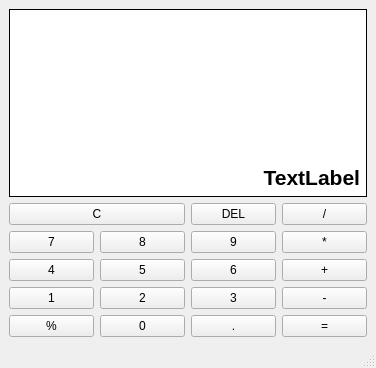
<?xml version="1.0" encoding="UTF-8"?>
<ui version="4.0">
 <class>MainWindow</class>
 <widget class="QMainWindow" name="MainWindow">
  <property name="geometry">
   <rect>
    <x>0</x>
    <y>0</y>
    <width>376</width>
    <height>368</height>
   </rect>
  </property>
  <property name="windowTitle">
   <string>MainWindow</string>
  </property>
  <widget class="QWidget" name="centralwidget">
   <layout class="QGridLayout" name="gridLayout_2">
    <item row="2" column="0">
     <widget class="QPushButton" name="pushButton_2">
      <property name="text">
       <string>7</string>
      </property>
     </widget>
    </item>
    <item row="2" column="1">
     <widget class="QPushButton" name="pushButton_3">
      <property name="text">
       <string>8</string>
      </property>
     </widget>
    </item>
    <item row="2" column="3">
     <widget class="QPushButton" name="pushButton_5">
      <property name="text">
       <string>*</string>
      </property>
     </widget>
    </item>
    <item row="2" column="2">
     <widget class="QPushButton" name="pushButton_4">
      <property name="text">
       <string>9</string>
      </property>
     </widget>
    </item>
    <item row="4" column="3">
     <widget class="QPushButton" name="pushButton_13">
      <property name="text">
       <string>-</string>
      </property>
     </widget>
    </item>
    <item row="1" column="2">
     <widget class="QPushButton" name="pushButton_14">
      <property name="text">
       <string>DEL</string>
      </property>
     </widget>
    </item>
    <item row="3" column="3">
     <widget class="QPushButton" name="pushButton_9">
      <property name="text">
       <string>+</string>
      </property>
     </widget>
    </item>
    <item row="4" column="0">
     <widget class="QPushButton" name="pushButton_10">
      <property name="text">
       <string>1</string>
      </property>
     </widget>
    </item>
    <item row="3" column="2">
     <widget class="QPushButton" name="pushButton_8">
      <property name="text">
       <string>6</string>
      </property>
     </widget>
    </item>
    <item row="4" column="1">
     <widget class="QPushButton" name="pushButton_11">
      <property name="text">
       <string>2</string>
      </property>
     </widget>
    </item>
    <item row="4" column="2">
     <widget class="QPushButton" name="pushButton_12">
      <property name="text">
       <string>3</string>
      </property>
     </widget>
    </item>
    <item row="3" column="0">
     <widget class="QPushButton" name="pushButton_6">
      <property name="text">
       <string>4</string>
      </property>
     </widget>
    </item>
    <item row="3" column="1">
     <widget class="QPushButton" name="pushButton_7">
      <property name="text">
       <string>5</string>
      </property>
     </widget>
    </item>
    <item row="1" column="3">
     <widget class="QPushButton" name="pushButton_15">
      <property name="text">
       <string>/</string>
      </property>
     </widget>
    </item>
    <item row="5" column="0">
     <widget class="QPushButton" name="pushButton_16">
      <property name="text">
       <string>%</string>
      </property>
     </widget>
    </item>
    <item row="5" column="1">
     <widget class="QPushButton" name="pushButton_17">
      <property name="text">
       <string>0</string>
      </property>
     </widget>
    </item>
    <item row="5" column="2">
     <widget class="QPushButton" name="pushButton_18">
      <property name="text">
       <string>.</string>
      </property>
     </widget>
    </item>
    <item row="5" column="3">
     <widget class="QPushButton" name="pushButton_19">
      <property name="text">
       <string>=</string>
      </property>
     </widget>
    </item>
    <item row="1" column="0" colspan="2">
     <widget class="QPushButton" name="pushButton">
      <property name="text">
       <string>C</string>
      </property>
     </widget>
    </item>
    <item row="0" column="0" colspan="4">
     <layout class="QGridLayout" name="gridLayout">
      <item row="0" column="0">
       <widget class="QLabel" name="label">
        <property name="font">
         <font>
          <pointsize>16</pointsize>
          <weight>75</weight>
          <bold>true</bold>
         </font>
        </property>
        <property name="layoutDirection">
         <enum>Qt::RightToLeft</enum>
        </property>
        <property name="autoFillBackground">
         <bool>false</bool>
        </property>
        <property name="styleSheet">
         <string notr="true">background-color: rgb(255, 255, 255);</string>
        </property>
        <property name="frameShape">
         <enum>QFrame::Box</enum>
        </property>
        <property name="text">
         <string>TextLabel</string>
        </property>
        <property name="alignment">
         <set>Qt::AlignBottom|Qt::AlignRight|Qt::AlignTrailing</set>
        </property>
       </widget>
      </item>
     </layout>
    </item>
   </layout>
  </widget>
  <widget class="QMenuBar" name="menubar">
   <property name="geometry">
    <rect>
     <x>0</x>
     <y>0</y>
     <width>376</width>
     <height>24</height>
    </rect>
   </property>
  </widget>
  <widget class="QStatusBar" name="statusbar"/>
 </widget>
 <resources/>
 <connections/>
</ui>
